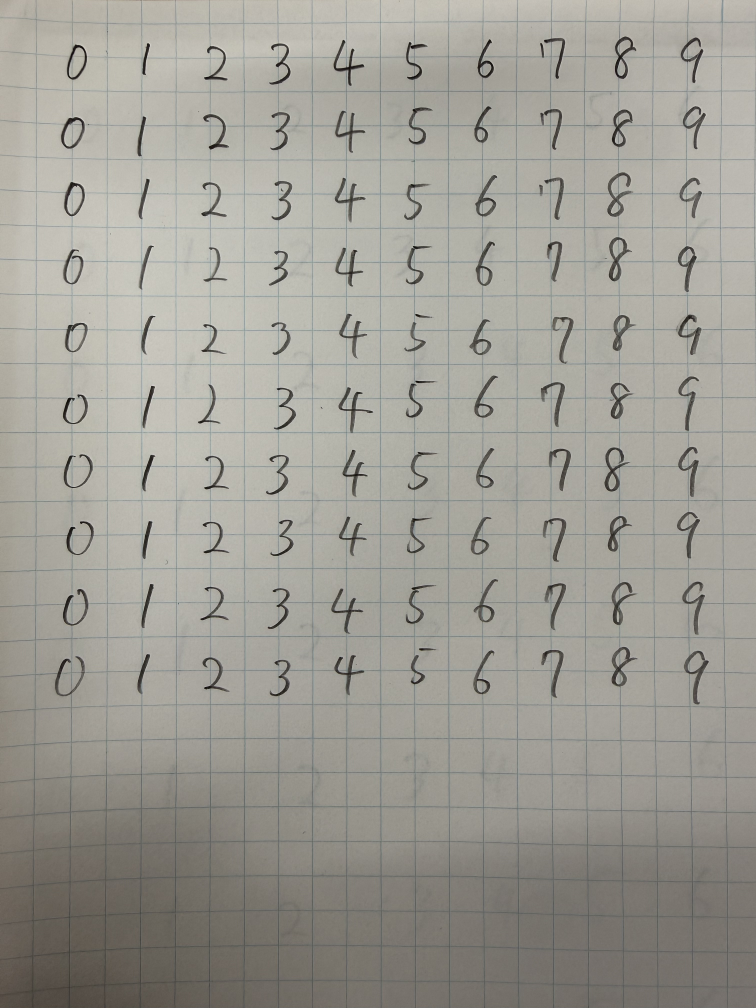
#> input picture HandWrite.JPEG, 3024 x 4032 px (shown at 1/4 size); its folder holds only this picture in this run
$ python -i make_mnist_more.py   (imports and definitions only)
#> lines starting #> are read from the running program, lines starting #| are printed output that depends on the picture
import cv2
import numpy as np
import os
import random

input_dir = "dataset"
output_dir = "dataset_aug"

# [2 lines not run here, left out]


def augment(img):

    h,w = img.shape
#> h = 4032; w = 3024

    # 回転
    angle = random.uniform(-15,15)
    M = cv2.getRotationMatrix2D((w/2,h/2),angle,1)
    img = cv2.warpAffine(img,M,(w,h),borderValue=0)
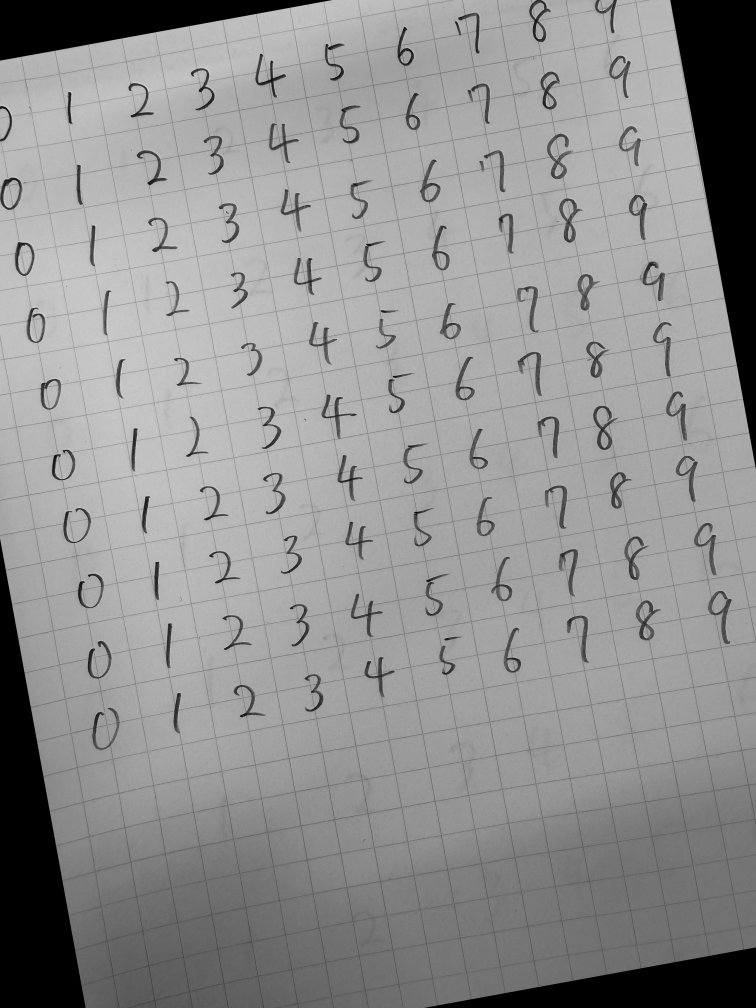
#> img: shape (4032, 3024) (shown at 1/4 size); min 0, max 234, mean 145.1

    # 平行移動
    tx = random.uniform(-3,3)
    ty = random.uniform(-3,3)

    M = np.float32([[1,0,tx],[0,1,ty]])
    img = cv2.warpAffine(img,M,(w,h),borderValue=0)

    # スケール
    scale = random.uniform(0.9,1.1)
    img = cv2.resize(img,None,fx=scale,fy=scale)
#> img: shape (3838, 2878)

    img = cv2.resize(img,(28,28))
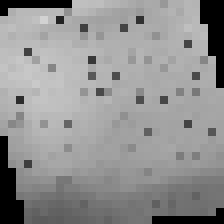
#> img: shape (28, 28) (shown 8 times larger); min 0, max 210, mean 145.5

    # ノイズ
    noise = np.random.normal(0,10,(28,28))
    img = img + noise
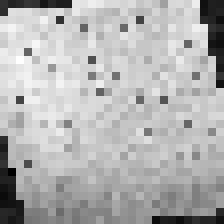
#> img: shape (28, 28) float64 (shown 8 times larger); min -30.46, max 219.6, mean 144.8; drawn with min black and max white
    img = np.clip(img,0,255)
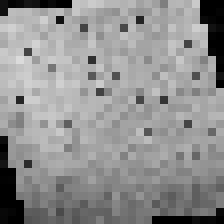
#> img: shape (28, 28) float64 (shown 8 times larger); min 0, max 219.6, mean 145.2

    return img.astype(np.uint8)


# [22 lines not run here, left out]

>>> import cv2
>>> picture = cv2.imread('HandWrite.JPEG', cv2.IMREAD_GRAYSCALE)
>>> result = augment(picture)
